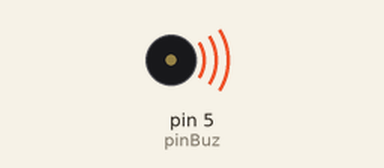
This sketch was run on a simulated Arduino Uno, built with avr-gcc and run on an emulated ATmega328P. On the bench: buzzer (waves = sounding).

Above: at 0.1 s.
At 30.3 s:
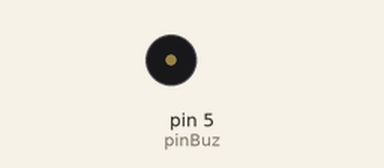
Timing chart, 0 to 31.8 s (numbered marks = the images above):
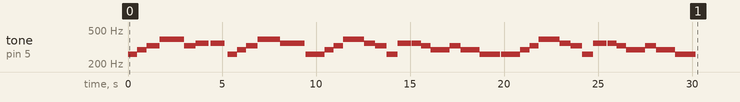

The sketch:

musica_buzzer.ino
```cpp
const int c = 261;
const int d = 294;
const int e = 329;
const int f = 349;
const int g = 391;
const int gS = 415;
const int a = 440;
const int aS = 455;
const int b = 466;
const int cH = 523;
const int cSH = 554;
const int dH = 587;
const int dSH = 622;
const int eH = 659;
const int fH = 698;
const int fSH = 740;
const int gH = 784;
const int gSH = 830;
const int aH = 880;

//pino do buzzer
#define pinBuz 5

void setup() {
  // put your setup code here, to run once:
  pinMode(pinBuz, OUTPUT);


  tone(pinBuz, c, 500);
  delay(500);
  noTone(pinBuz);

  tone(pinBuz, d, 500);
  delay(500);
  noTone(pinBuz);

  tone(pinBuz, e, 700);
  delay(700);
  noTone(pinBuz);

  tone(pinBuz, g, 600);
  delay(600);
  noTone(pinBuz);

  tone(pinBuz, g, 700);
  delay(700);
  noTone(pinBuz);

  tone(pinBuz, e, 600);
  delay(600);
  noTone(pinBuz);


  tone(pinBuz, f, 700);
  delay(800);
  noTone(pinBuz);

   tone(pinBuz, f, 750);
  delay(850);
  noTone(pinBuz);


  //segunda parte
    delay(50);


  tone(pinBuz, c, 500);
  delay(500);
  noTone(pinBuz);

  tone(pinBuz, d, 500);
  delay(500);
  noTone(pinBuz);

  tone(pinBuz, e, 600);
  delay(600);
  noTone(pinBuz);


 tone(pinBuz, g, 600);
  delay(600);
  noTone(pinBuz);

   tone(pinBuz, g, 600);
  delay(600);
  noTone(pinBuz);


   tone(pinBuz, f, 600);
  delay(600);
  noTone(pinBuz);


   tone(pinBuz, f, 700);
  delay(700);
  noTone(pinBuz);


  //tercira parte
    delay(50);


   tone(pinBuz, c, 500);
  delay(500);
  noTone(pinBuz);

  tone(pinBuz, c, 500);
  delay(500);
  noTone(pinBuz);

  tone(pinBuz, d, 500);
  delay(500);
  noTone(pinBuz);


  tone(pinBuz, e, 500);
  delay(500);
  noTone(pinBuz);


  tone(pinBuz, g, 600);
  delay(600);
  noTone(pinBuz);


  tone(pinBuz, g, 500);
  delay(500);
  noTone(pinBuz);


  tone(pinBuz, f, 600);
  delay(600);
  noTone(pinBuz);


  tone(pinBuz, e, 600);
  delay(600);
  noTone(pinBuz);

  tone(pinBuz, c, 600);
  delay(600);
  noTone(pinBuz);

  tone(pinBuz, f, 700);
  delay(700);
  noTone(pinBuz);


  //ultima parte

  delay(50);


  tone(pinBuz, f, 500);
  delay(500);
  noTone(pinBuz);


  tone(pinBuz, e, 500);
  delay(500);
  noTone(pinBuz);


  tone(pinBuz, d, 500);
  delay(500);
  noTone(pinBuz);


  tone(pinBuz, d, 500);
  delay(500);
  noTone(pinBuz);

  tone(pinBuz, e, 600);
  delay(600);
  noTone(pinBuz);


  tone(pinBuz, d, 500);
  delay(500);
  noTone(pinBuz);


  tone(pinBuz, d, 500);
  delay(500);
  noTone(pinBuz);


  tone(pinBuz, c, 500);
  delay(500);
  noTone(pinBuz);


  tone(pinBuz, c, 600);
  delay(600);
  noTone(pinBuz);


  ///repete

  //tercira parte
    delay(50);


   tone(pinBuz, c, 500);
  delay(500);
  noTone(pinBuz);

  tone(pinBuz, c, 500);
  delay(500);
  noTone(pinBuz);

  tone(pinBuz, d, 500);
  delay(500);
  noTone(pinBuz);


  tone(pinBuz, e, 500);
  delay(500);
  noTone(pinBuz);


  tone(pinBuz, g, 600);
  delay(600);
  noTone(pinBuz);


  tone(pinBuz, g, 500);
  delay(500);
  noTone(pinBuz);


  tone(pinBuz, f, 600);
  delay(600);
  noTone(pinBuz);


  tone(pinBuz, e, 600);
  delay(600);
  noTone(pinBuz);

  tone(pinBuz, c, 600);
  delay(600);
  noTone(pinBuz);

  tone(pinBuz, f, 700);
  delay(700);
  noTone(pinBuz);


  //ultima parte

  delay(50);


  tone(pinBuz, f, 500);
  delay(500);
  noTone(pinBuz);


  tone(pinBuz, e, 500);
  delay(500);
  noTone(pinBuz);


  tone(pinBuz, d, 500);
  delay(500);
  noTone(pinBuz);


  tone(pinBuz, d, 500);
  delay(500);
  noTone(pinBuz);

  tone(pinBuz, e, 600);
  delay(600);
  noTone(pinBuz);


  tone(pinBuz, d, 500);
  delay(500);
  noTone(pinBuz);


  tone(pinBuz, d, 500);
  delay(500);
  noTone(pinBuz);


  tone(pinBuz, c, 500);
  delay(500);
  noTone(pinBuz);


  tone(pinBuz, c, 600);
  delay(600);
  noTone(pinBuz);


}

void loop() {
  // put your main code here, to run repeatedly:


}
```
